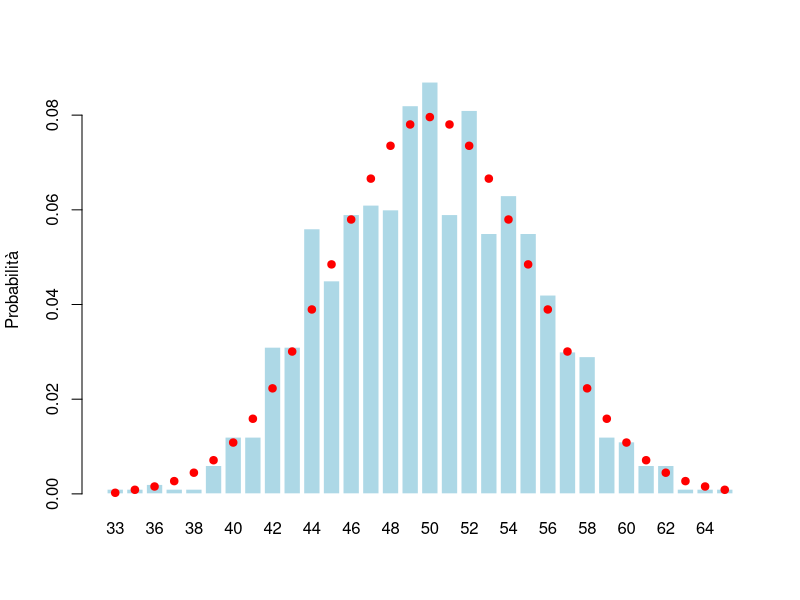
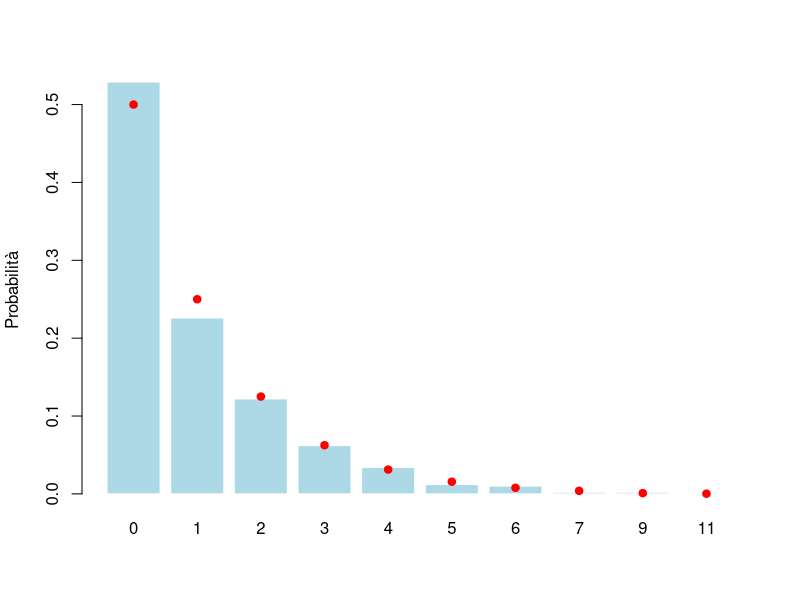
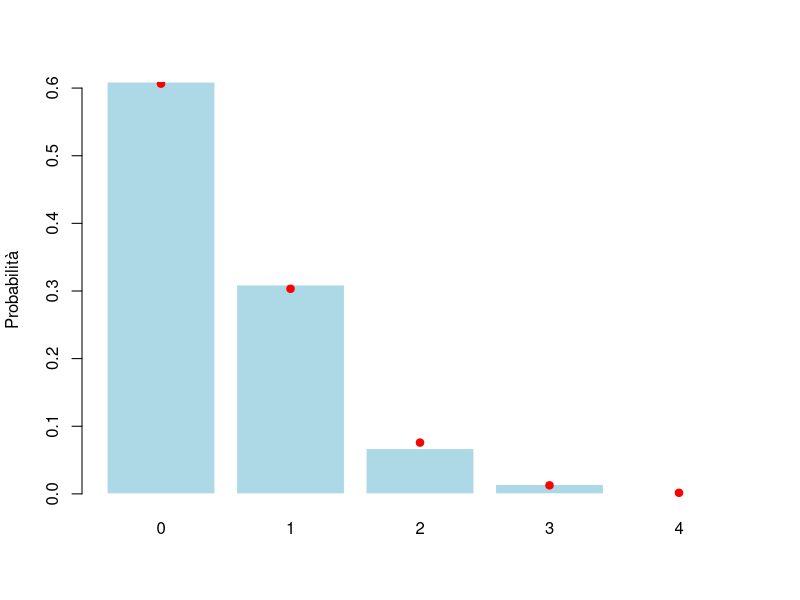
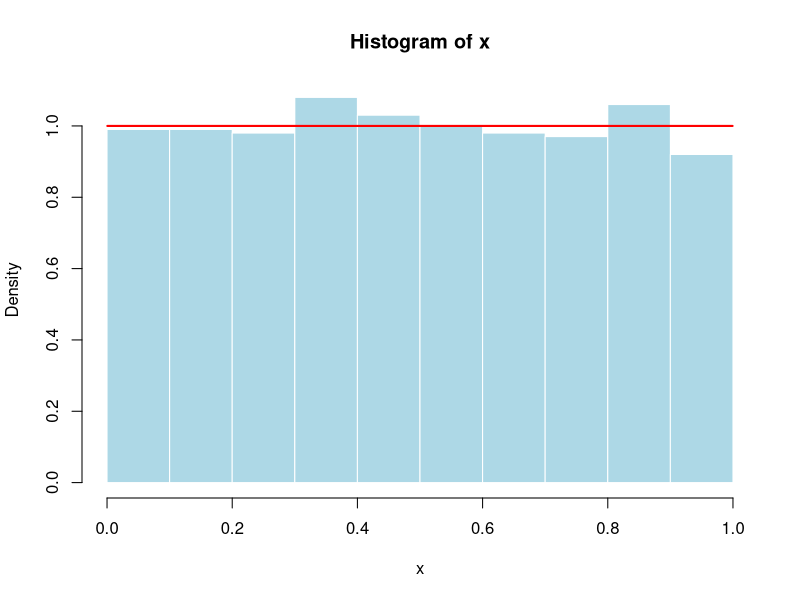
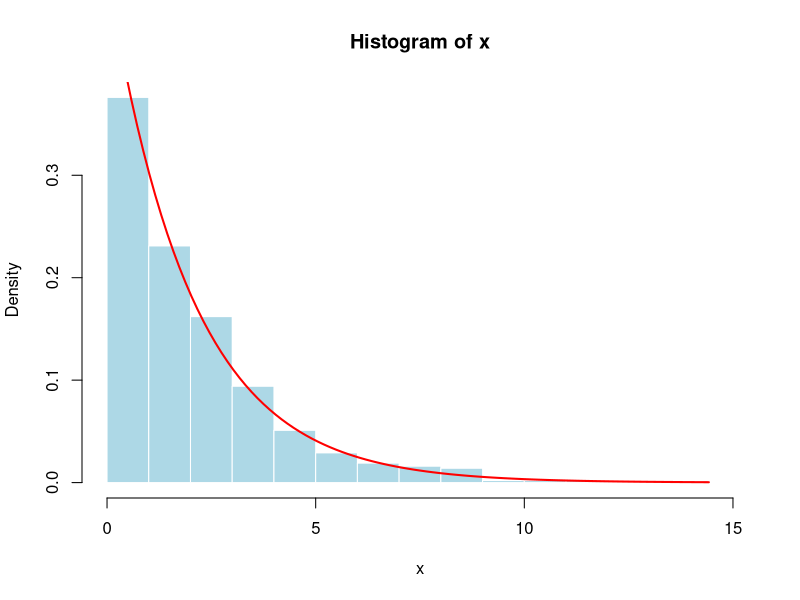
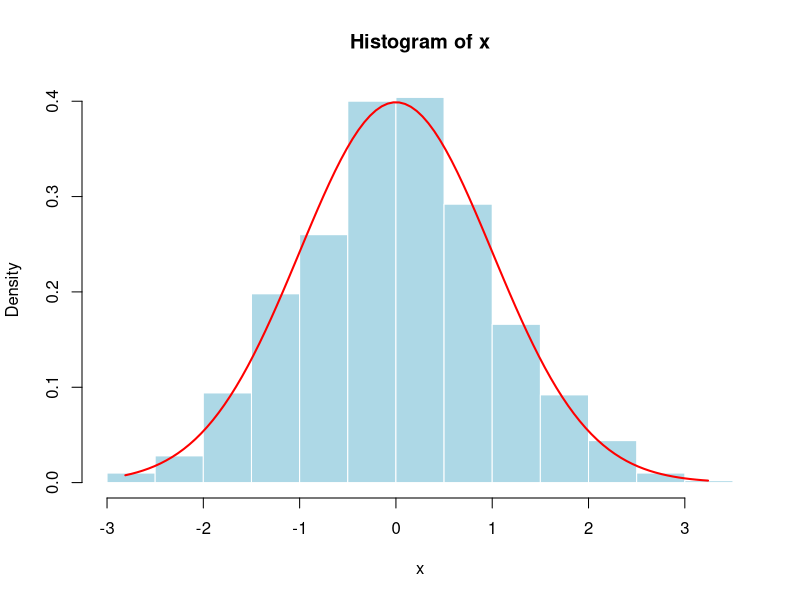
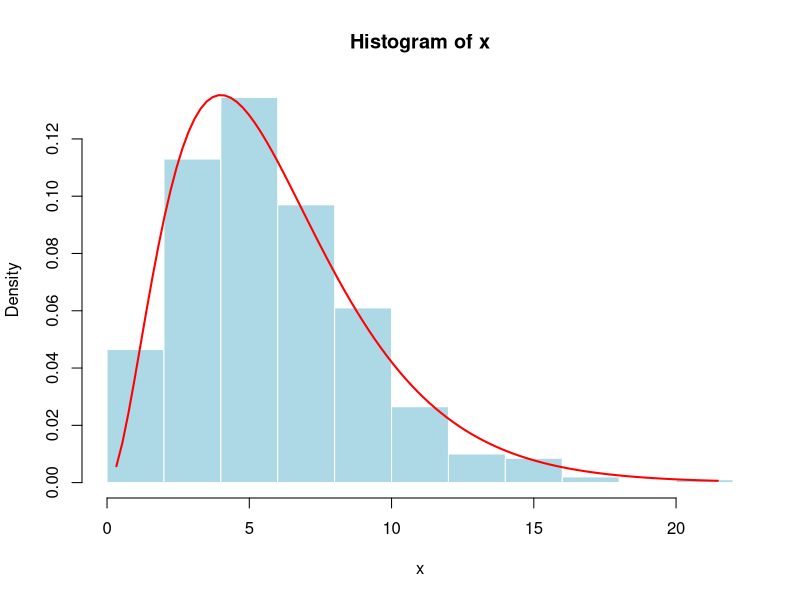
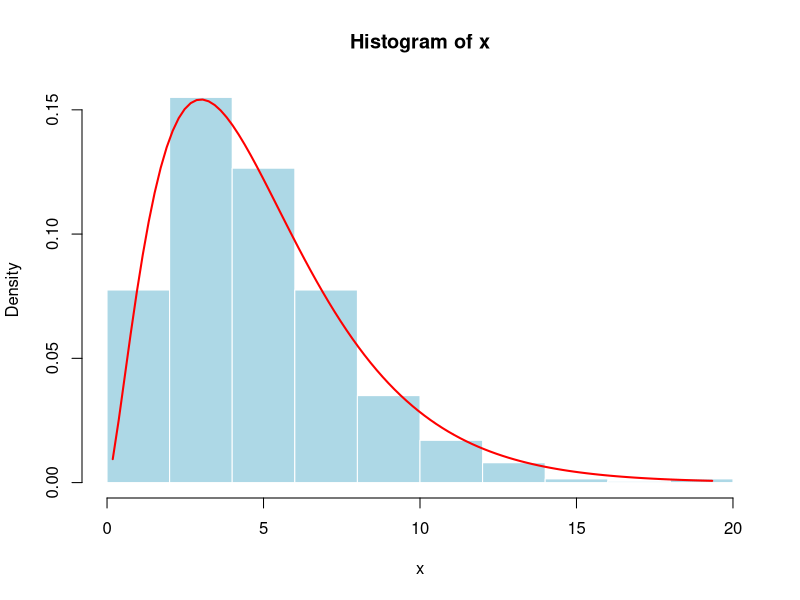

Write the R code that produced these figures, in order.
## ---- chunk 1
create_chart_fn <- function(rdistr, distr, discreet=F, n=1000, ...) {
  set.seed(123)
  x = rdistr(n, ...)

  if(!discreet) {
    hist(
      x,
      probability = T,
      col = "lightblue",
      border = "white",
      xlab = "x"
    )
    curve(
      distr(x, ...),
      from = min(x),
      to = max(x),
      add = T,
      col = "red",
      lwd = 2
    )
  } else {
    tab = table(x) / length(x)
    
    bar_centers = barplot(
      tab,
      col = "lightblue",
      border = "white",
      ylab = "Probabilità"
    )
    
    points(
      bar_centers,
      #as.numeric(names(tab)),
      distr(as.numeric(names(tab)), ...), 
      col = "red",
      pch = 19
    )
  }
}
## ---- chunk 2
create_chart_fn(rbinom,dbinom, discreet=T, size=100, prob=0.5 )
## ---- chunk 3
create_chart_fn(rgeom, dgeom, discreet=T, prob=0.5 )
## ---- chunk 4
create_chart_fn(rpois, dpois, discreet=T, lambda=0.5 )
## ---- chunk 5
create_chart_fn(runif,dunif, min=0, max=1)
## ---- chunk 6
create_chart_fn(rexp,dexp, rate=0.5)
## ---- chunk 7
create_chart_fn(rnorm, dnorm, mean=0, sd=1)
## ---- chunk 8
create_chart_fn(rgamma, dgamma, shape=3, scale=2)
## ---- chunk 9
create_chart_fn(rchisq, dchisq, df=5)
#df -> gradi di libertà
## ---- chunk 10
create_chart_fn(rt, dt, df=5)
## ---- chunk 11

# create_chart_fn(rf, df, df1=5, df2=10)
